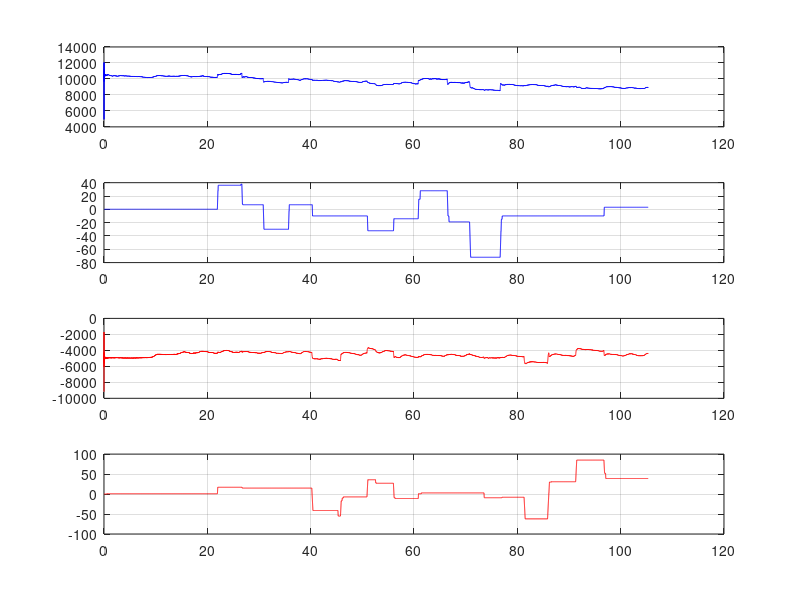

This figure's MATLAB source:
load EOG_test2.mat;
win_size = 128; % 150
threshold = 75;
fraction = 1/6;

window = zeros(1,win_size);
out_ve1 = zeros(1,size(y,2));
out_ve2 = zeros(1,size(y,2));

%primul canal
for i=1:size(y,2)
    window(1:end-1)=window(2:end);% shiftare
    window(end)=y(2,i);
    if i>win_size
        if y(2,i)>mean(window)+threshold && abs(y(2,i)-y(2,floor(i-win_size*fraction))) >= threshold
            out_ve1(i)=out_ve1(i-1)+1;
        elseif y(2,i)<mean(window)-threshold && abs(y(2,i)-y(2,floor(i-win_size*fraction))) >= threshold
            out_ve1(i)=out_ve1(i-1)-1;
        else
            out_ve1(i) = out_ve1(i-1);
        end
    end
end

threshold = 67;
fraction = 1/8;

%al doilea canal
for i=1:size(y,2)
    window(1:end-1)=window(2:end);% shiftare
    window(end)=y(3,i);
    if i>win_size
        if y(3,i)>mean(window)+threshold && abs(y(3,i)-y(3,floor(i-win_size*fraction))) >= threshold
            out_ve2(i)=out_ve2(i-1)+1;
        elseif y(3,i)<mean(window)-threshold && abs(y(3,i)-y(3,floor(i-win_size*fraction))) >= threshold
            out_ve2(i)=out_ve2(i-1)-1;
        else
            out_ve2(i) = out_ve2(i-1);
        end
    end
end

% plotting the data
h=figure('color','w');
subplot(4,1,1);
plot(y(1,:),y(2,:),'b');
grid on;
hold on;
subplot(4,1,3);
plot(y(1,:),y(3,:),'r');
grid on;
subplot(4,1,2);
plot(y(1,:),out_ve1,'b');
grid on;
hold on;
subplot(4,1,4);
plot(y(1,:),out_ve2,'r');
grid on;

hold off;
